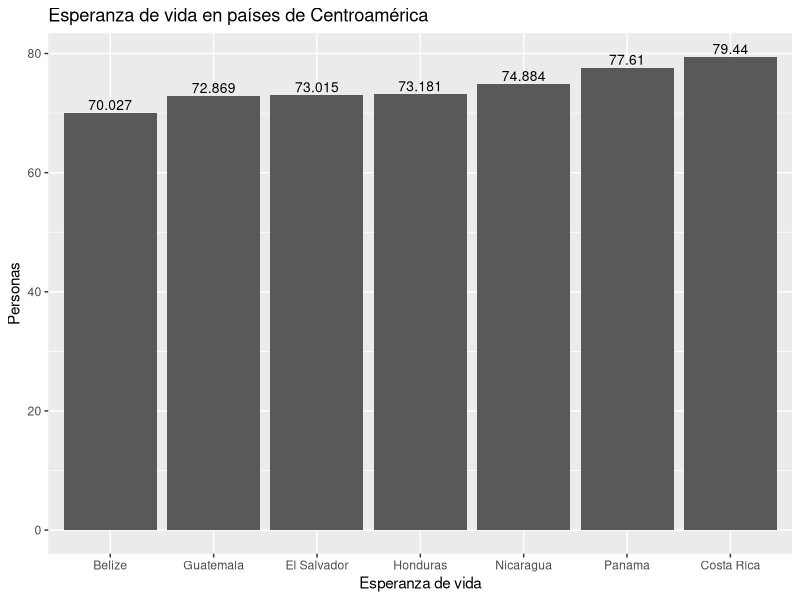
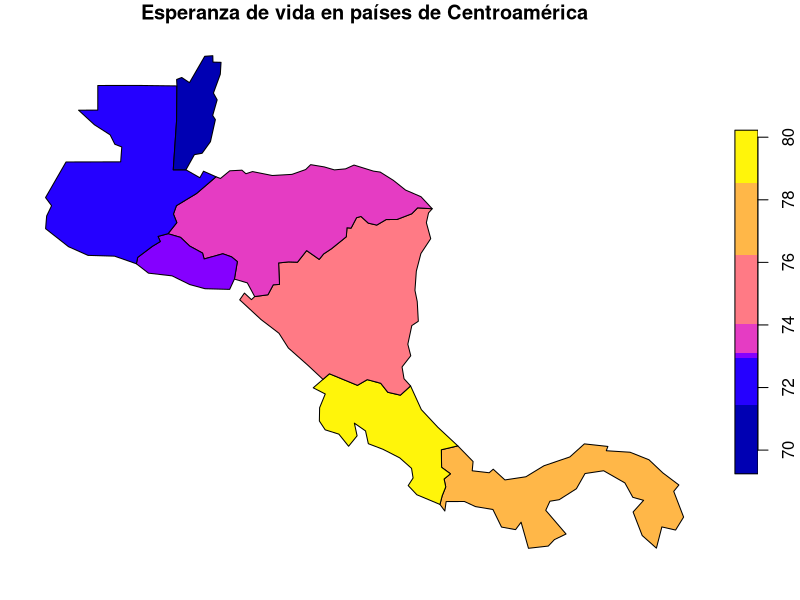
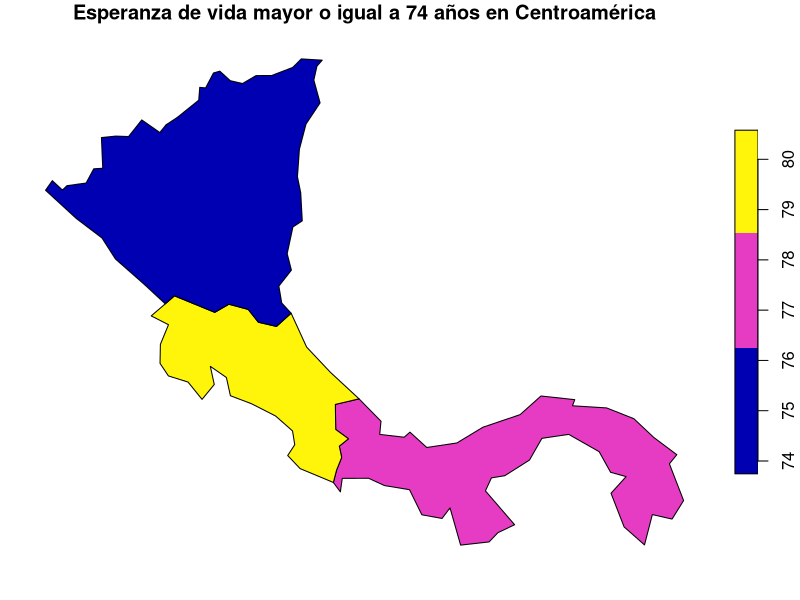

Source code (R) for these figures, in order:
## ---- chunk 1
knitr::opts_chunk$set(echo = TRUE)
## ---- chunk 2
# Paquete para generación de documentos (ej. HTML)


# Paquete para formateo de tablas
library(kableExtra)

# Paquete de graficación
library(ggplot2)

# Paquete de manejo de datos geoespaciales vectoriales
library(sf)

# Paquete con conjuntos de datos geoespaciales
library(spData)
## ---- chunk 3
names(world)
## ---- chunk 4
kable(
  world[1:10, 1:5, drop = TRUE], 
  caption="Datos demográficos de los países del mundo"
)
## ---- chunk 5
kable(
  world[1:10, c("name_long","continent","pop","lifeExp","gdpPercap"), drop = TRUE], 
  col.names=c("País","Continente","Población","Esperanza de vida","Renta per cápita"),  
  caption="Datos demográficos de los países del mundo"
)
## ---- chunk 6
# Se extraen las observaciones ordenadas por orden alfabético de país
world.orden <- order(world$name_long)

# Se genera un nuevo data frame ordenado
world.ordenadoxpais <- world[world.orden,]

# Se formatea la tabla con el nuevo data frame
kable(
  world.ordenadoxpais[, c("name_long","continent","pop","lifeExp","gdpPercap"), drop = TRUE], 
  col.names=c("País","Continente","Población","Esperanza de vida","Renta per cápita"),  
  caption="Datos demográficos de los países del mundo"
) %>%
kable_styling() %>%
scroll_box(
  width = "800px", 
  height = "500px", 
  fixed_thead = TRUE
)
## ---- chunk 7
# Se extraen las observaciones correspondientes a los países de Centroamérica
centro_america = world[world$name_long == "Belize" |
                       world$name_long == "Guatemala" |
                       world$name_long == "Honduras" |
                       world$name_long == "El Salvador" |
                       world$name_long == "Nicaragua" |
                       world$name_long == "Costa Rica" |
                       world$name_long == "Panama"
                       , ]

# Se formatea la tabla con el nuevo data frame
kable(
  centro_america[, c("name_long","continent","pop","lifeExp","gdpPercap"), drop = TRUE], 
  col.names=c("País","Continente","Población","Esperanza de vida","Renta per cápita"),  
  caption="Datos demográficos de los países de Centroamérica"
) %>%
kable_styling()
## ---- chunk 8
ggplot(centro_america, aes(x=reorder(name_long,lifeExp), y=lifeExp)) +
   ggtitle("Esperanza de vida en países de Centroamérica") +
   xlab("Esperanza de vida") + 
   ylab("Personas") +  
   geom_col() +
   geom_text(aes(label=lifeExp), vjust=-0.3, size=3.5)
## ---- chunk 9
 plot(centro_america["lifeExp"], main="Esperanza de vida en países de Centroamérica")
## ---- chunk 10
#se extraen los datos de los países centroamericanos con esperanza de vida mayor o igual a 74 años
mayor_igual_74_anos = world[world$name_long == "Nicaragua" |
                       world$name_long == "Costa Rica" |
                       world$name_long == "Panama"
                       , ]
# Se formatea la tabla con el nuevo data frame
kable(
  mayor_igual_74_anos[, c("name_long","continent","pop","lifeExp","gdpPercap"), drop = TRUE], 
  col.names=c("País","Continente","Población","Esperanza de vida","Renta per cápita"),  
  caption="Datos demográficos de los países de Centroamérica"
) %>%
kable_styling()

#se genera el mapa de coropletas
plot(mayor_igual_74_anos["lifeExp"], main="Esperanza de vida mayor o igual a 74 años en Centroamérica")
